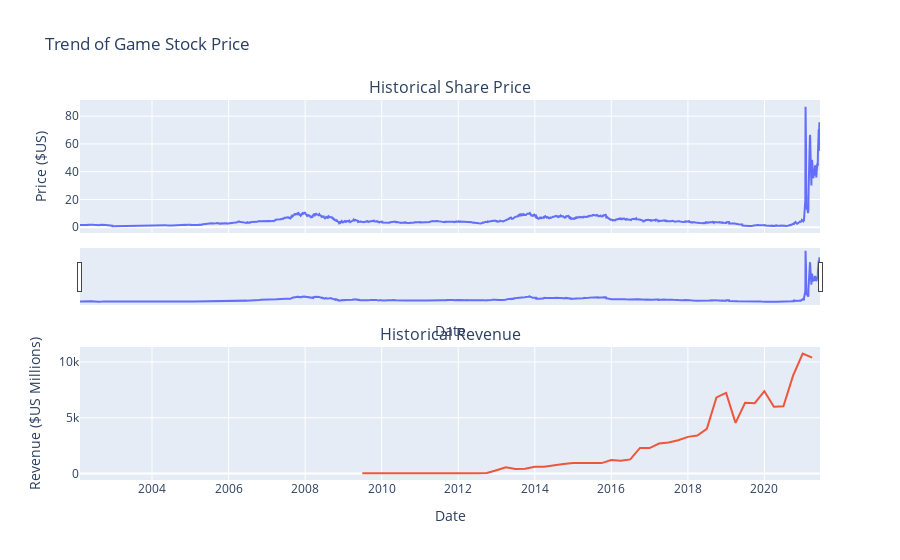

The notebook cell saved with this chart:
### Markdown cell above
Use the `make_graph` function to graph the Tesla Stock Data, also provide a title for the graph. The structure to call the `make_graph` function is `make_graph(tesla_data, tesla_revenue, 'Tesla')`. Note the graph will only show data upto June 2021.

### Code cell
make_graph(tesla_data, tesla_revenue, 'Trend of Game Stock Price')

### Figure 1 — Plotly figure (JSON) as saved in the notebook; plotly's stock layout.template omitted (floating-point values rounded to 4 significant figures; data arrays with more than 128 entries replaced by an {"elided": "..."} marker saying what was removed)
{"data": [{"name": "Share Price", "type": "scatter", "x": {"elided": "4867 str values"}, "xaxis": "x", "y": {"elided": "4867 float values"}, "yaxis": "y"}, {"name": "Revenue", "type": "scatter", "x": ["2021-03-31T00:00:00", "2020-12-31T00:00:00", "2020-09-30T00:00:00", "2020-06-30T00:00:00", "2020-03-31T00:00:00", "2019-12-31T00:00:00", "2019-09-30T00:00:00", "2019-06-30T00:00:00", "2019-03-31T00:00:00", "2018-12-31T00:00:00", "2018-09-30T00:00:00", "2018-06-30T00:00:00", "2018-03-31T00:00:00", "2017-12-31T00:00:00", "2017-09-30T00:00:00", "2017-06-30T00:00:00", "2017-03-31T00:00:00", "2016-12-31T00:00:00", "2016-09-30T00:00:00", "2016-06-30T00:00:00", "2016-03-31T00:00:00", "2015-12-31T00:00:00", "2015-09-30T00:00:00", "2015-06-30T00:00:00", "2015-03-31T00:00:00", "2014-12-31T00:00:00", "2014-09-30T00:00:00", "2014-06-30T00:00:00", "2014-03-31T00:00:00", "2013-12-31T00:00:00", "2013-09-30T00:00:00", "2013-06-30T00:00:00", "2013-03-31T00:00:00", "2012-12-31T00:00:00", "2012-09-30T00:00:00", "2012-06-30T00:00:00", "2012-03-31T00:00:00", "2011-12-31T00:00:00", "2011-09-30T00:00:00", "2011-06-30T00:00:00", "2011-03-31T00:00:00", "2010-12-31T00:00:00", "2010-09-30T00:00:00", "2010-06-30T00:00:00", "2010-03-31T00:00:00", "2009-09-30T00:00:00", "2009-06-30T00:00:00"], "xaxis": "x2", "y": [10389, 10744, 8771, 6036, 5985, 7384, 6303, 6350, 4541, 7226, 6824, 4002, 3409, 3288, 2985, 2790, 2696, 2285, 2298, 1270, 1147, 1214, 937, 955, 940, 957, 852, 769, 621, 615, 431, 405, 562, 306, 50, 27, 30, 39, 58, 58, 49, 36, 31, 28, 21, 46, 27], "yaxis": "y2"}], "layout": {"annotations": [{"font": {"size": 16}, "showarrow": false, "text": "Historical Share Price", "x": 0.5, "xanchor": "center", "xref": "paper", "y": 1.0, "yanchor": "bottom", "yref": "paper"}, {"font": {"size": 16}, "showarrow": false, "text": "Historical Revenue", "x": 0.5, "xanchor": "center", "xref": "paper", "y": 0.35, "yanchor": "bottom", "yref": "paper"}], "autosize": true, "showlegend": false, "title": {"text": "Trend of Game Stock Price"}, "xaxis": {"anchor": "y", "autorange": true, "domain": [0, 1], "matches": "x2", "range": ["2002-02-13", "2021-06-14"], "rangeslider": {"autorange": true, "range": ["2002-02-13", "2021-06-14"], "visible": true, "yaxis": {"_template": null, "rangemode": "match"}}, "showticklabels": false, "title": {"text": "Date"}, "type": "date"}, "xaxis2": {"anchor": "y2", "autorange": true, "domain": [0, 1], "range": ["2002-02-13", "2021-06-14"], "title": {"text": "Date"}, "type": "date"}, "yaxis": {"anchor": "x", "autorange": true, "domain": [0.65, 1.0], "range": [-4.152, 91.67], "title": {"text": "Price ($US)"}, "type": "linear"}, "yaxis2": {"anchor": "x2", "autorange": true, "domain": [0, 0.35], "range": [-574.7, 11340.0], "title": {"text": "Revenue ($US Millions)"}, "type": "linear"}}}
